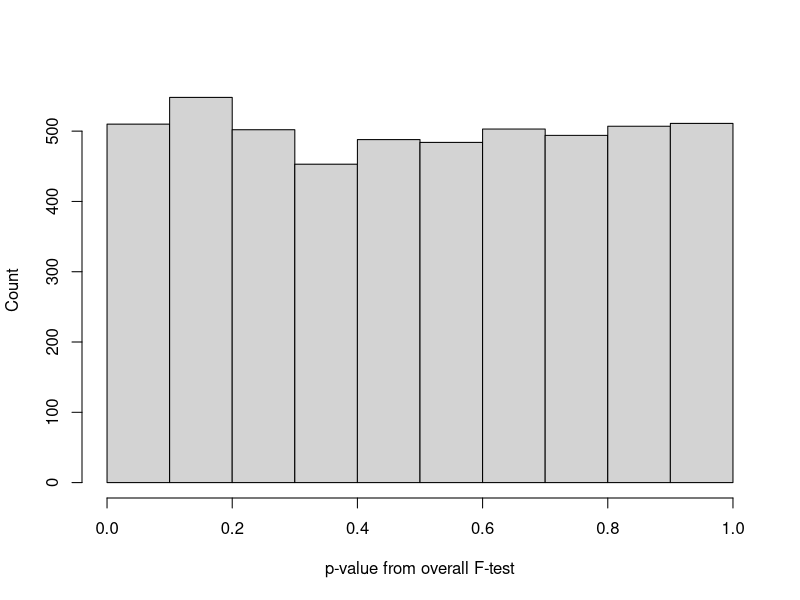

Write R code to recreate this figure. (Note: this script raises an error after producing the figure.)
## ---- chunk 1
# R options
options(
  htmltools.dir.version = FALSE, # for blogdown
  show.signif.stars = FALSE,     # for regression output
  warm = 1
  )
# Set dpi and height for images
library(knitr)
# ggplot2 color palette with gray
color_palette <- list(gray = "#999999", 
                      salmon = "#E69F00", 
                      lightblue = "#56B4E9", 
                      green = "#009E73", 
                      yellow = "#F0E442", 
                      darkblue = "#0072B2", 
                      red = "#D55E00", 
                      purple = "#CC79A7")

options(htmltools.dir.version = FALSE)
knitr::opts_chunk$set(
	fig.align = "center",
	fig.height = 3.75,
	fig.width = 6.25,
	message = FALSE,
	warning = FALSE
)
## ---- chunk 2
library(tidyverse)
library(caret)
library(MASS)
set.seed(123)
n <- 1000
p <- 20
y <- rnorm(n, 0, 1)
x <- matrix(rnorm(n * p), nrow = n)
dat <- data.frame(y, x)
## ---- chunk 3
m1 <- lm(y ~ ., data = dat); round(summary(m1)$coef[-1,], 3)
## ---- chunk 4
m2 <- lm(y ~ X1 + X11 + X19, data = dat)
summary(m2)

## ---- chunk 5
library(MASS)
m3 <- stepAIC(m1, direction = "both", trace = F)
summary(m3)
## ---- chunk 6
set.seed(123); n <- 1000; p <- 20; y <- rnorm(n, 0, 1)
x <- matrix(rnorm(n * p), nrow = n); dat <- data.frame(y, x)
m4 <- lm(y ~ X1 + X11 + X16 + X19, data = dat); summary(m4)
## ---- chunk 7
temp <- numeric(5000)
for(i in 1:5000){
  set.seed(i)
  y <- rnorm(n, 0, 1); x <- matrix(rnorm(n * p), nrow = n);
  dat <- data.frame(y, x)
  mod <- summary(lm(y ~ ., data = dat))
  temp[i] <- pf(mod$fstatistic[1], mod$fstatistic[2], mod$fstatistic[3], lower.tail = F)
}
## ---- chunk 8
round(temp[1:25], 3)
hist(temp, xlab = "p-value from overall F-test", 
     ylab = "Count", main = "")
## ---- chunk 9
temp <- numeric(25)
for(i in 1:25){
  set.seed(i)
  y <- rnorm(n, 0, 1); x <- matrix(rnorm(n * p), nrow = n);
  dat <- data.frame(y, x)
  mod <- summary(stepAIC(lm(y ~ ., data = dat), direction = "both", trace = F))
  temp[i] <- pf(mod$fstatistic[1], mod$fstatistic[2], mod$fstatistic[3], lower.tail = F)
}
round(temp, 3)
## ---- chunk 10
library(knitr)
include_graphics("img/postselect.jpg")
